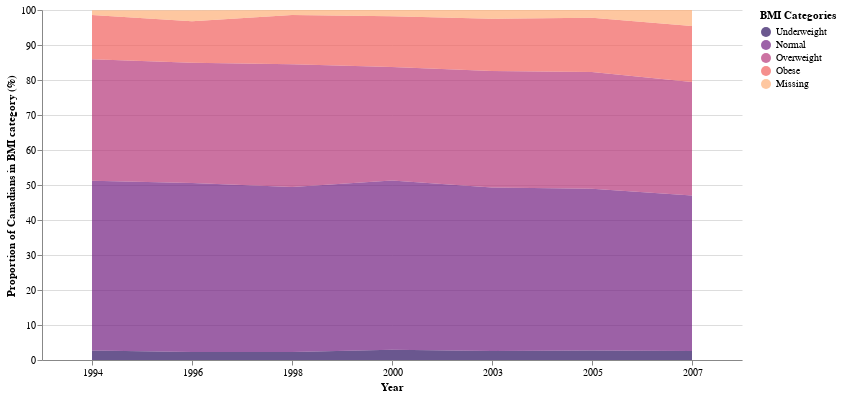

The cell this chart's notebook holds for it:
### Code cell
BMI_areachart

### Figure 1 — Vega-Lite specification as saved in the notebook (floating-point values rounded to 4 significant figures)
{"config": {"view": {"continuousWidth": 400, "continuousHeight": 300, "stroke": "white"}}, "data": {"name": "data-5c0e9eebbc3d679b8afad31afecc248b"}, "mark": {"type": "area", "opacity": 0.7}, "encoding": {"color": {"field": "BMI_clean", "scale": {"scheme": "magma"}, "sort": ["Underweight", "Normal", "Overweight", "Obese", "Missing"], "title": "BMI Categories", "type": "nominal"}, "order": {"field": "custom_order", "sort": "ascending", "type": "quantitative"}, "tooltip": [{"field": "REF_DATE", "title": "Year", "type": "nominal"}, {"field": "VALUE", "title": "Value", "type": "quantitative"}], "x": {"axis": {"labelAngle": 0}, "field": "REF_DATE", "title": "Year", "type": "nominal"}, "y": {"field": "VALUE", "scale": {"domain": [0, 100]}, "stack": true, "title": "Proportion of Canadians in BMI category (%)", "type": "quantitative"}}, "height": 350, "width": 700, "$schema": "https://vega.github.io/schema/vega-lite/v4.17.0.json", "datasets": {"data-5c0e9eebbc3d679b8afad31afecc248b": [{"REF_DATE": "1994", "BMI_clean": "Underweight", "VALUE": 2.7, "custom_order": 0}, {"REF_DATE": "1994", "BMI_clean": "Normal", "VALUE": 48.5, "custom_order": 1}, {"REF_DATE": "1994", "BMI_clean": "Overweight", "VALUE": 34.7, "custom_order": 2}, {"REF_DATE": "1994", "BMI_clean": "Obese", "VALUE": 12.7, "custom_order": 3}, {"REF_DATE": "1994", "BMI_clean": "Missing", "VALUE": 1.3, "custom_order": 4}, {"REF_DATE": "1996", "BMI_clean": "Underweight", "VALUE": 2.3, "custom_order": 0}, {"REF_DATE": "1996", "BMI_clean": "Normal", "VALUE": 48.3, "custom_order": 1}, {"REF_DATE": "1996", "BMI_clean": "Overweight", "VALUE": 34.3, "custom_order": 2}, {"REF_DATE": "1996", "BMI_clean": "Obese", "VALUE": 11.9, "custom_order": 3}, {"REF_DATE": "1996", "BMI_clean": "Missing", "VALUE": 3.1, "custom_order": 4}, {"REF_DATE": "1998", "BMI_clean": "Underweight", "VALUE": 2.3, "custom_order": 0}, {"REF_DATE": "1998", "BMI_clean": "Normal", "VALUE": 47.1, "custom_order": 1}, {"REF_DATE": "1998", "BMI_clean": "Overweight", "VALUE": 35.1, "custom_order": 2}, {"REF_DATE": "1998", "BMI_clean": "Obese", "VALUE": 14.1, "custom_order": 3}, {"REF_DATE": "1998", "BMI_clean": "Missing", "VALUE": 1.4, "custom_order": 4}, {"REF_DATE": "2000", "BMI_clean": "Underweight", "VALUE": 2.9, "custom_order": 0}, {"REF_DATE": "2000", "BMI_clean": "Normal", "VALUE": 48.4, "custom_order": 1}, {"REF_DATE": "2000", "BMI_clean": "Overweight", "VALUE": 32.4, "custom_order": 2}, {"REF_DATE": "2000", "BMI_clean": "Obese", "VALUE": 14.5, "custom_order": 3}, {"REF_DATE": "2000", "BMI_clean": "Missing", "VALUE": 1.8, "custom_order": 4}, {"REF_DATE": "2003", "BMI_clean": "Underweight", "VALUE": 2.6, "custom_order": 0}, {"REF_DATE": "2003", "BMI_clean": "Normal", "VALUE": 46.7, "custom_order": 1}, {"REF_DATE": "2003", "BMI_clean": "Overweight", "VALUE": 33.3, "custom_order": 2}, {"REF_DATE": "2003", "BMI_clean": "Obese", "VALUE": 14.9, "custom_order": 3}, {"REF_DATE": "2003", "BMI_clean": "Missing", "VALUE": 2.5, "custom_order": 4}, {"REF_DATE": "2005", "BMI_clean": "Underweight", "VALUE": 2.7, "custom_order": 0}, {"REF_DATE": "2005", "BMI_clean": "Normal", "VALUE": 46.2, "custom_order": 1}, {"REF_DATE": "2005", "BMI_clean": "Overweight", "VALUE": 33.4, "custom_order": 2}, {"REF_DATE": "2005", "BMI_clean": "Obese", "VALUE": 15.5, "custom_order": 3}, {"REF_DATE": "2005", "BMI_clean": "Missing", "VALUE": 2.2, "custom_order": 4}, {"REF_DATE": "2007", "BMI_clean": "Underweight", "VALUE": 2.6, "custom_order": 0}, {"REF_DATE": "2007", "BMI_clean": "Normal", "VALUE": 44.4, "custom_order": 1}, {"REF_DATE": "2007", "BMI_clean": "Overweight", "VALUE": 32.4, "custom_order": 2}, {"REF_DATE": "2007", "BMI_clean": "Obese", "VALUE": 16.0, "custom_order": 3}, {"REF_DATE": "2007", "BMI_clean": "Missing", "VALUE": 4.6, "custom_order": 4}]}}
